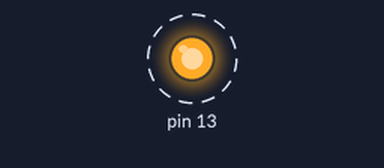
Bench run of a sketch on a simulated Arduino Uno, built with avr-gcc and run on an emulated ATmega328P. Parts: output pins drawn as LEDs (lit = HIGH). Dashed ring = blinking.

Above: at 0.2 s.
Timing chart, 0 to 3.0 s (numbered marks = the images above):
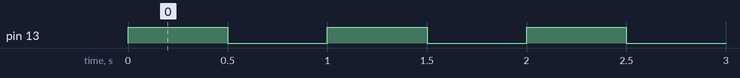

The sketch:

Led_Flash_Timer.ino
```cpp
#include <Timer.h>

Timer t13;

void setup() {
  // put your setup code here, to run once:

    pinMode(13, OUTPUT);
    //重複閃滅
    //t13.oscillate(13, 500, HIGH); //控制13, 初始化是HIGH
    //重複閃滅 repeattime 次數
    int repeattime = 10;
    t13.oscillate(13, 500, HIGH, repeattime); //控制13, 初始化是HIGH
}

void loop() {
  // put your main code here, to run repeatedly:
    t13.update();

}
```

Measured:
- by itself, pin 13: alternates HIGH for 0.50 s and LOW for 0.50 s, 20 changes in all, then stays HIGH
